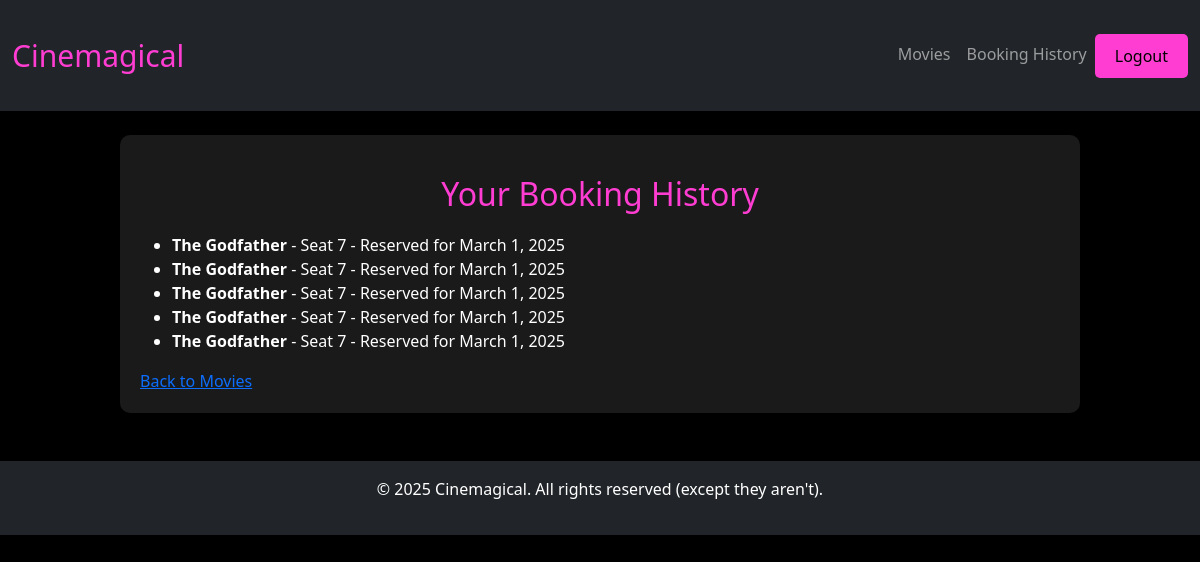
Page /booking-history/ (signed in) on the committed database.
### bookings/models.py (models this page shows, shortened)
class Bookings(models.Model):
    movie = models.ForeignKey(Movie, on_delete=models.CASCADE)
    seat = models.OneToOneField(Seat, on_delete=models.CASCADE)
    user = models.ForeignKey(User, on_delete=models.CASCADE)
    booking_date = models.DateField(blank=True, null=True)

class Movie(models.Model):
    title = models.CharField(max_length=30)
    description = models.TextField(max_length=500)
    release_date = models.DateField()
    duration = models.IntegerField()

class Seat(models.Model):
    seat_number = models.CharField(max_length=30)
    is_booked = models.BooleanField(default=False)

### bookings/views.py (the view)
# urls.py: path('booking-history/', booking_history, name='booking_history'),
@login_required
def booking_history(request):
    bookings = Bookings.objects.filter(user=request.user)
    return render(request, 'booking_history.html', {"bookings": bookings})

### bookings/templates/bookings/booking_history.html
{% extends "base.html" %}
{% block content %}
<h2>Your Booking History</h2>
{% if bookings %}
    <ul>
        {% for booking in bookings %}
            <li>
                <strong>{{ booking.movie.title }}</strong> -
                Seat {{ booking.seat.seat_number }} -
                Reserved for {{ booking.booking_date|date:"F j, Y" }}
            </li>
        {% endfor %}
    </ul>
{% else %}
    <p>No bookings found.</p>
{% endif %}
<a href="{% url 'movies' %}">Back to Movies</a>
{% endblock %}

### bookings/static/css/styles.css (style rules this page uses)
body { background-color: #000; color: #fff; margin: 0; padding: 0; }
h1, h2, h3, h4, h5, h6 { margin: 20px 0; text-align: center; color: #ff3dd2; }

### rows in the picture
Bookings: movie "The Godfather", seat.seat_number "7", booking_date "March 1, 2025"
Bookings: movie "The Godfather", seat.seat_number "7", booking_date "March 1, 2025"
Bookings: movie "The Godfather", seat.seat_number "7", booking_date "March 1, 2025"
Bookings: movie "The Godfather", seat.seat_number "7", booking_date "March 1, 2025"
Bookings: movie "The Godfather", seat.seat_number "7", booking_date "March 1, 2025"
